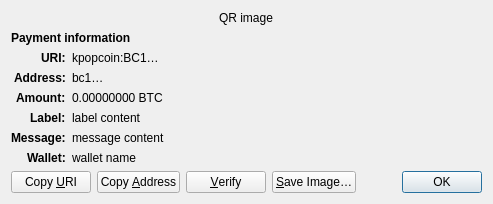
<?xml version="1.0" encoding="UTF-8"?>
<ui version="4.0">
 <class>ReceiveRequestDialog</class>
 <widget class="QDialog" name="ReceiveRequestDialog">
  <property name="geometry">
   <rect>
    <x>0</x>
    <y>0</y>
    <width>413</width>
    <height>229</height>
   </rect>
  </property>
  <property name="windowTitle">
   <string>Request payment to …</string>
  </property>
  <layout class="QGridLayout" name="gridLayout" columnstretch="0,1">
   <property name="sizeConstraint">
    <enum>QLayout::SetFixedSize</enum>
   </property>
   <item row="0" column="0" colspan="2" alignment="Qt::AlignHCenter">
    <widget class="QRImageWidget" name="qr_code">
     <property name="text">
      <string notr="true">QR image</string>
     </property>
     <property name="textInteractionFlags">
      <set>Qt::NoTextInteraction</set>
     </property>
    </widget>
   </item>
   <item row="1" column="0" colspan="2">
    <widget class="QLabel" name="payment_header">
     <property name="font">
      <font>
       <weight>75</weight>
       <bold>true</bold>
      </font>
     </property>
     <property name="text">
      <string>Payment information</string>
     </property>
     <property name="textInteractionFlags">
      <set>Qt::NoTextInteraction</set>
     </property>
    </widget>
   </item>
   <item row="2" column="0" alignment="Qt::AlignRight|Qt::AlignTop">
    <widget class="QLabel" name="uri_tag">
     <property name="font">
      <font>
       <weight>75</weight>
       <bold>true</bold>
      </font>
     </property>
     <property name="text">
      <string notr="true">URI:</string>
     </property>
     <property name="textFormat">
      <enum>Qt::PlainText</enum>
     </property>
     <property name="textInteractionFlags">
      <set>Qt::NoTextInteraction</set>
     </property>
    </widget>
   </item>
   <item row="2" column="1" alignment="Qt::AlignTop">
    <widget class="QLabel" name="uri_content">
     <property name="text">
      <string notr="true">kpopcoin:BC1…</string>
     </property>
     <property name="textFormat">
      <enum>Qt::RichText</enum>
     </property>
     <property name="wordWrap">
      <bool>true</bool>
     </property>
     <property name="textInteractionFlags">
      <set>Qt::TextSelectableByMouse</set>
     </property>
    </widget>
   </item>
   <item row="3" column="0" alignment="Qt::AlignRight|Qt::AlignTop">
    <widget class="QLabel" name="address_tag">
     <property name="font">
      <font>
       <weight>75</weight>
       <bold>true</bold>
      </font>
     </property>
     <property name="text">
      <string>Address:</string>
     </property>
     <property name="textInteractionFlags">
      <set>Qt::NoTextInteraction</set>
     </property>
    </widget>
   </item>
   <item row="3" column="1" alignment="Qt::AlignTop">
    <widget class="QLabel" name="address_content">
     <property name="text">
      <string notr="true">bc1…</string>
     </property>
     <property name="textFormat">
      <enum>Qt::PlainText</enum>
     </property>
     <property name="textInteractionFlags">
      <set>Qt::TextSelectableByMouse</set>
     </property>
    </widget>
   </item>
   <item row="4" column="0" alignment="Qt::AlignRight|Qt::AlignTop">
    <widget class="QLabel" name="amount_tag">
     <property name="font">
      <font>
       <weight>75</weight>
       <bold>true</bold>
      </font>
     </property>
     <property name="text">
      <string>Amount:</string>
     </property>
     <property name="textInteractionFlags">
      <set>Qt::NoTextInteraction</set>
     </property>
    </widget>
   </item>
   <item row="4" column="1" alignment="Qt::AlignTop">
    <widget class="QLabel" name="amount_content">
     <property name="text">
      <string notr="true">0.00000000 BTC</string>
     </property>
     <property name="textFormat">
      <enum>Qt::PlainText</enum>
     </property>
     <property name="textInteractionFlags">
      <set>Qt::TextSelectableByMouse</set>
     </property>
    </widget>
   </item>
   <item row="5" column="0" alignment="Qt::AlignRight|Qt::AlignTop">
    <widget class="QLabel" name="label_tag">
     <property name="font">
      <font>
       <weight>75</weight>
       <bold>true</bold>
      </font>
     </property>
     <property name="text">
      <string>Label:</string>
     </property>
     <property name="textInteractionFlags">
      <set>Qt::NoTextInteraction</set>
     </property>
    </widget>
   </item>
   <item row="5" column="1" alignment="Qt::AlignTop">
    <widget class="QLabel" name="label_content">
     <property name="text">
      <string notr="true">label content</string>
     </property>
     <property name="textFormat">
      <enum>Qt::PlainText</enum>
     </property>
     <property name="wordWrap">
      <bool>true</bool>
     </property>
     <property name="textInteractionFlags">
      <set>Qt::TextSelectableByMouse</set>
     </property>
    </widget>
   </item>
   <item row="6" column="0" alignment="Qt::AlignRight|Qt::AlignTop">
    <widget class="QLabel" name="message_tag">
     <property name="font">
      <font>
       <weight>75</weight>
       <bold>true</bold>
      </font>
     </property>
     <property name="text">
      <string>Message:</string>
     </property>
     <property name="textInteractionFlags">
      <set>Qt::NoTextInteraction</set>
     </property>
    </widget>
   </item>
   <item row="6" column="1" alignment="Qt::AlignTop">
    <widget class="QLabel" name="message_content">
     <property name="text">
      <string notr="true">message content</string>
     </property>
     <property name="textFormat">
      <enum>Qt::PlainText</enum>
     </property>
     <property name="wordWrap">
      <bool>true</bool>
     </property>
     <property name="textInteractionFlags">
      <set>Qt::TextSelectableByMouse</set>
     </property>
    </widget>
   </item>
   <item row="7" column="0" alignment="Qt::AlignRight|Qt::AlignTop">
    <widget class="QLabel" name="wallet_tag">
     <property name="font">
      <font>
       <weight>75</weight>
       <bold>true</bold>
      </font>
     </property>
     <property name="text">
      <string>Wallet:</string>
     </property>
     <property name="textInteractionFlags">
      <set>Qt::NoTextInteraction</set>
     </property>
    </widget>
   </item>
   <item row="7" column="1" alignment="Qt::AlignTop">
    <widget class="QLabel" name="wallet_content">
     <property name="text">
      <string notr="true">wallet name</string>
     </property>
     <property name="textFormat">
      <enum>Qt::PlainText</enum>
     </property>
     <property name="wordWrap">
      <bool>true</bool>
     </property>
     <property name="textInteractionFlags">
      <set>Qt::TextSelectableByMouse</set>
     </property>
    </widget>
   </item>
   <item row="8" column="0" colspan="2">
    <layout class="QHBoxLayout" name="horizontalLayout">
     <item>
      <widget class="QPushButton" name="btnCopyURI">
       <property name="text">
        <string>Copy &amp;URI</string>
       </property>
       <property name="autoDefault">
        <bool>false</bool>
       </property>
      </widget>
     </item>
     <item>
      <widget class="QPushButton" name="btnCopyAddress">
       <property name="text">
        <string>Copy &amp;Address</string>
       </property>
       <property name="autoDefault">
        <bool>false</bool>
       </property>
      </widget>
     </item>
     <item>
      <widget class="QPushButton" name="btnVerify">
       <property name="text">
        <string>&amp;Verify</string>
       </property>
       <property name="toolTip">
        <string>Verify this address on e.g. a hardware wallet screen</string>
       </property>
       <property name="autoDefault">
        <bool>false</bool>
       </property>
      </widget>
     </item>
     <item>
      <widget class="QPushButton" name="btnSaveAs">
       <property name="text">
        <string>&amp;Save Image…</string>
       </property>
       <property name="autoDefault">
        <bool>false</bool>
       </property>
      </widget>
     </item>
     <item>
      <spacer name="horizontalSpacer_2">
       <property name="orientation">
        <enum>Qt::Horizontal</enum>
       </property>
       <property name="sizeHint" stdset="0">
        <size>
         <width>40</width>
         <height>20</height>
        </size>
       </property>
      </spacer>
     </item>
     <item>
      <widget class="QDialogButtonBox" name="buttonBox">
       <property name="focusPolicy">
        <enum>Qt::StrongFocus</enum>
       </property>
       <property name="standardButtons">
        <set>QDialogButtonBox::Ok</set>
       </property>
      </widget>
     </item>
    </layout>
   </item>
  </layout>
 </widget>
 <customwidgets>
  <customwidget>
   <class>QRImageWidget</class>
   <extends>QLabel</extends>
   <header>qt/qrimagewidget.h</header>
  </customwidget>
 </customwidgets>
 <tabstops>
  <tabstop>buttonBox</tabstop>
  <tabstop>btnCopyURI</tabstop>
  <tabstop>btnCopyAddress</tabstop>
  <tabstop>btnSaveAs</tabstop>
 </tabstops>
 <resources/>
 <connections>
  <connection>
   <sender>buttonBox</sender>
   <signal>accepted()</signal>
   <receiver>ReceiveRequestDialog</receiver>
   <slot>accept()</slot>
   <hints>
    <hint type="sourcelabel">
     <x>135</x>
     <y>230</y>
    </hint>
    <hint type="destinationlabel">
     <x>135</x>
     <y>126</y>
    </hint>
   </hints>
  </connection>
 </connections>
</ui>
